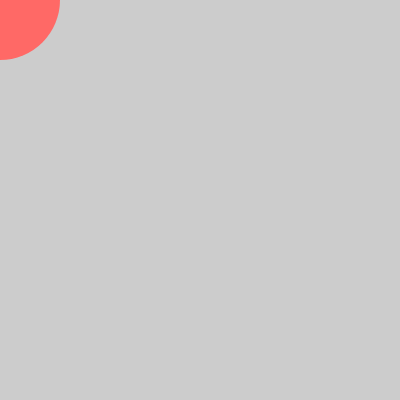
Frame 1 (no input)
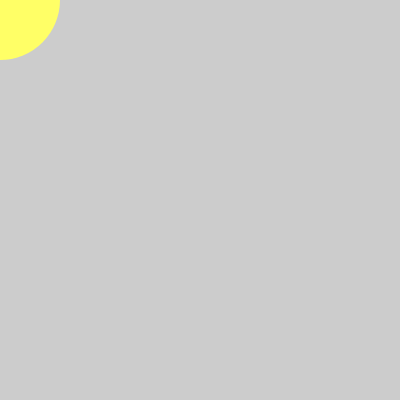
Frame 60 (no input)
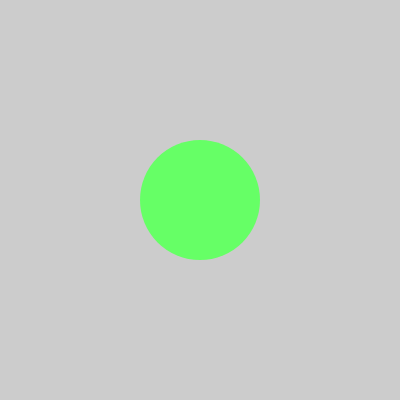
Frame 120 (the mouse pressed at the canvas centre since frame 60)

The p5.js sketch that drew these frames (run headless with seeded random() and noise() and a simulated clock; from frame 60 on, the mouse is pressed at the canvas centre):

// p5.js sketch
// ── sketch.js
function setup() {
  createCanvas(400, 400);
  colorMode(HSB)
}

function draw() {
  background(0,0,80);
  fill(frameCount%360,60,100)
  noStroke()
  circle(mouseX, mouseY,120)
}

// ── KiranP5sketch.js
let step
let numAcross=100

function setup() {
  createCanvas(500, 500);
  step=width/numAcross
  //frameRate(10)
}

function draw() {
  background(220);
  
  for(let j=0; j<numAcross; j++){
    for(let i=0; i<numAcross; i++){
      drawTile(i,j,step*5)
    }
  }
}

function drawTile(across, down, step){
  push() 
  translate((across+0.5)*step, (down+0.5)*step)
  rectMode(CENTER)  
  angleMode(DEGREES)
  rotate(frameCount)
  let r=noise(across*0.1,down/10,frameCount/10)
  let r2=noise(across*0.5,down*0.15,frameCount*0.2)
  rect(across*step, down*step, across*step)
  pop()
}
